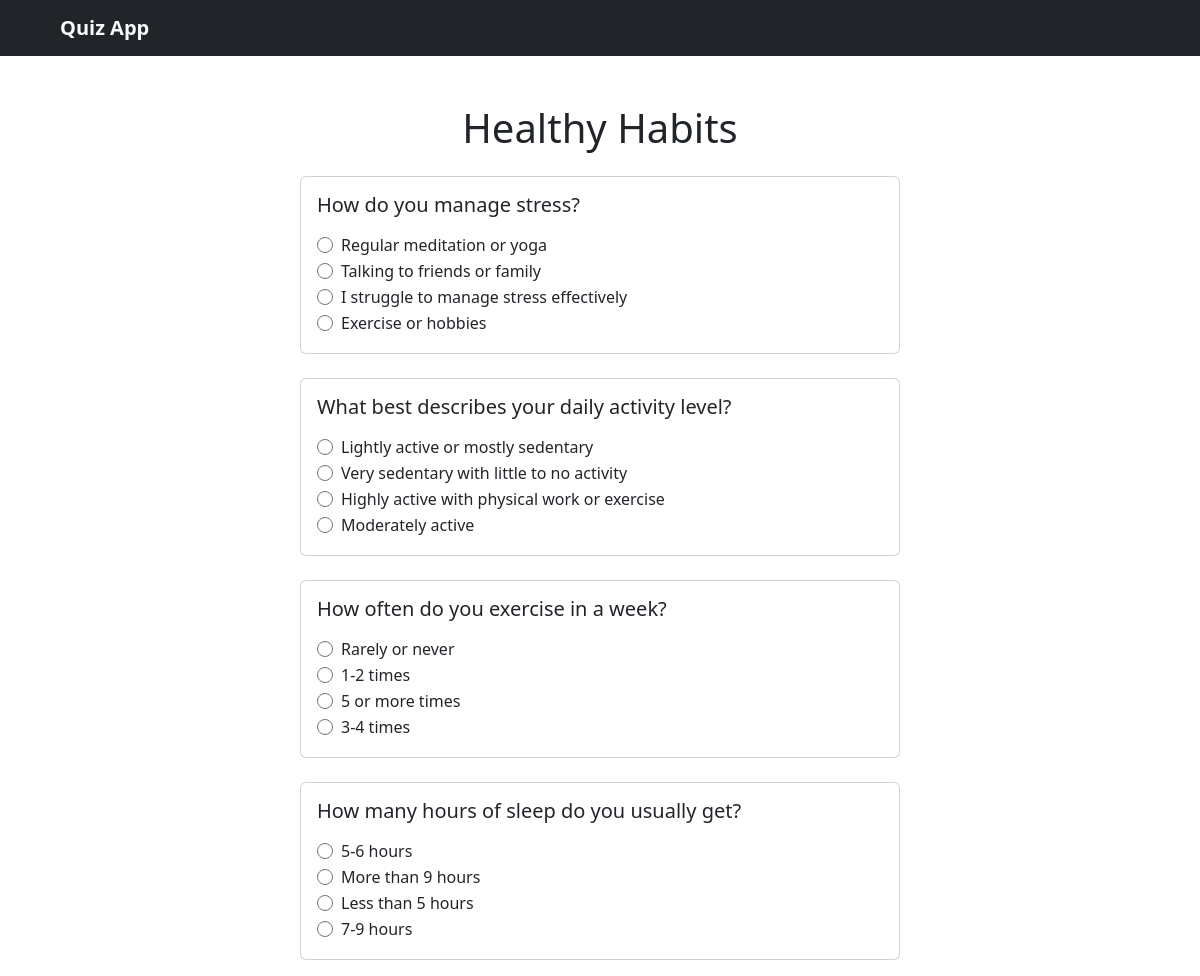
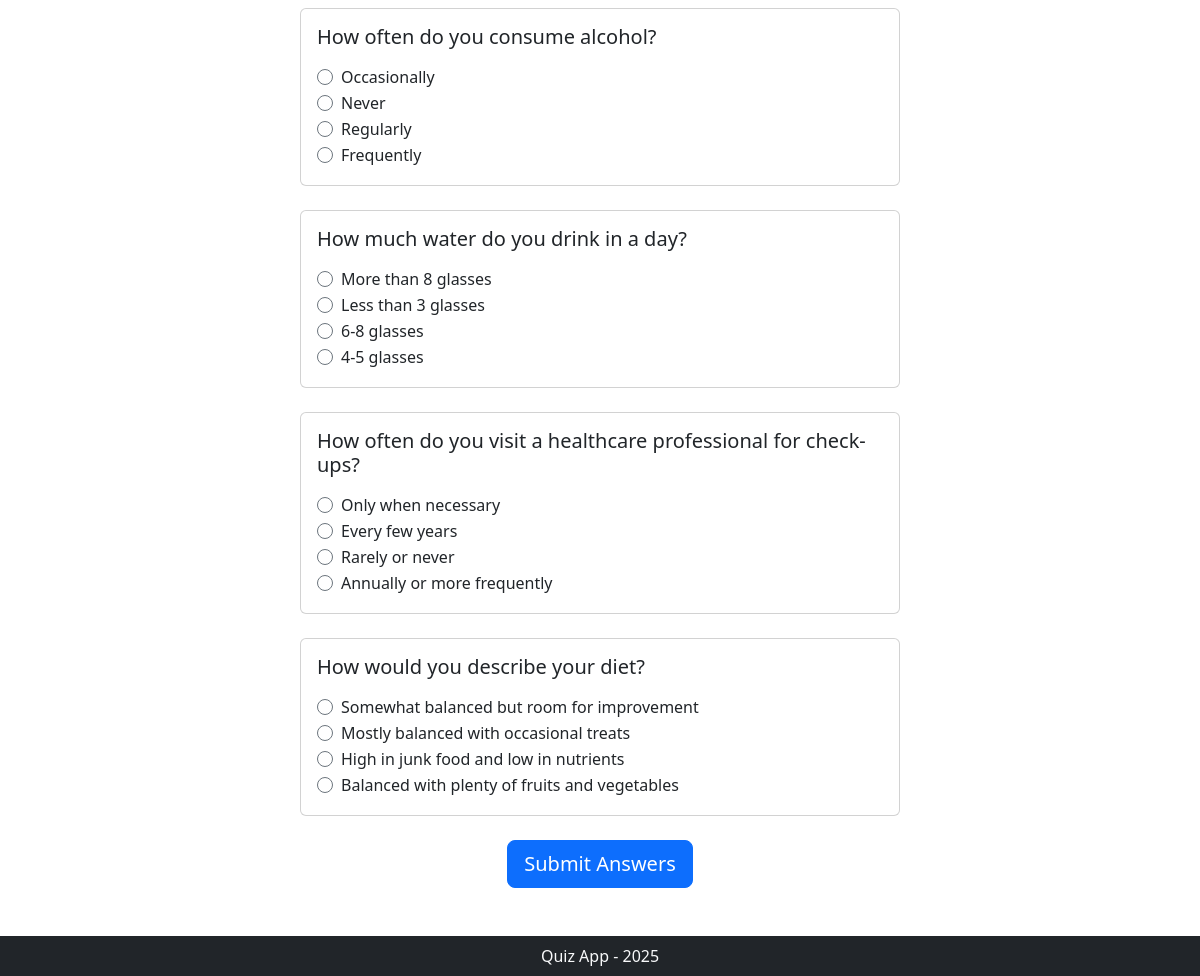
The app's page /quiz/ with its own data (2 pictures, top to bottom).
### QuizApp/models.py (models this page shows, shortened)
class Quiz(models.Model):
    title = models.CharField(max_length=200)

class Question(models.Model):
    quiz = models.ForeignKey(Quiz, on_delete=models.CASCADE, related_name='questions')
    text = models.CharField(max_length=500)

class Answer(models.Model):
    question = models.ForeignKey(Question, on_delete=models.CASCADE, related_name='answers')
    text = models.CharField(max_length=300)
    points = models.IntegerField(default=0)

### QuizApp/views.py (the view, shortened to what this page needs)
# urls.py: path('quiz/', appViews.quiz, name='quiz'),
def quiz(request):
    quiz_obj = Quiz.objects.first()
    questions = quiz_obj.questions.order_by('?')
    randomized_questions = []
    for question in questions:
        randomized_answers = question.answers.order_by('?')
        randomized_questions.append({
            'question': question,
            'answers': randomized_answers
        })
    return render(request, 'quiz.html', {'app_name': 'Quiz App', 'quiz': quiz_obj, 'questions': randomized_questions})

### QuizApp/templates/quiz.html (shortened to what this page needs)
{% extends 'base.html' %}
{% load static %}
{% block content %}
    <div class="container py-5">
        <div class="text-center mb-4">
            <h1>{{ quiz.title }}</h1>
        </div>
        <form method="POST" enctype="multipart/form-data" autocomplete="off">
            <div class="d-flex flex-column align-items-center">
                {% for question_data in questions %}
                    <div class="card mb-4" style="max-width: 600px; width: 100%;">
                        <div class="card-body">
                            <h5 class="card-title">{{ question_data.question.text }}</h5>
                            <div class="mt-3">
                                {% for answer in question_data.answers %}
                                    <div class="form-check">
                                        <input class="form-check-input border-secondary"
                                               type="radio"
                                               name="question_{{ question_data.question.id }}"
                                               value="{{ answer.id }}"
                                               id="answer_{{ answer.id }}_{{ forloop.counter }}"
                                               required
                                               autocomplete="off">
                                        <label class="form-check-label"
                                               for="answer_{{ answer.id }}_{{ forloop.counter }}">
                                            {{ answer.text }}
                                        </label>
                                    </div>
                                {% endfor %}
                            </div>
                        </div>
                    </div>
                {% endfor %}
                <button type="submit" class="btn btn-primary btn-lg">Submit Answers</button>
            </div>
        </form>
    </div>
{% endblock %}

### QuizApp/templates/base.html (shortened to what this page needs)
{% load static %}
<!DOCTYPE html>
<html class="h-100" lang="en">
<head>
    <link rel="stylesheet" href="{% static 'bootstrap/css/bootstrap.css' %}">
</head>
<body class="d-flex flex-column h-100">
<nav class="navbar bg-dark">
    <div class="container-fluid">
        <a class="navbar-brand text-light fw-bold ms-3 ms-md-5" href="{% url 'default' %}">{{ app_name }}</a>
    </div>
</nav>
{% block content %}
{% endblock %}
<footer class="text-center mt-auto bg-dark py-2">
    <p class="text-light mb-0">{{ app_name }} - {% now "Y" %}</p>
</footer>
</body>
</html>

### records on screen
Quiz: title "Healthy Habits"
Question: question.text "How do you manage stress?"
Answer: text "Regular meditation or yoga"
Answer: text "Talking to friends or family"
Answer: text "I struggle to manage stress effectively"
Answer: text "Exercise or hobbies"
Question: question.text "What best describes your daily activity level?"
Answer: text "Lightly active or mostly sedentary"
Answer: text "Very sedentary with little to no activity"
Answer: text "Highly active with physical work or exercise"
Answer: text "Moderately active"
Question: question.text "How often do you exercise in a week?"
Answer: text "Rarely or never"
Answer: text "1-2 times"
Answer: text "5 or more times"
Answer: text "3-4 times"
Question: question.text "How many hours of sleep do you usually get?"
Answer: text "5-6 hours"
Answer: text "More than 9 hours"
Answer: text "Less than 5 hours"
Answer: text "7-9 hours"
Question: question.text "How often do you consume alcohol?"
Answer: text "Occasionally"
Answer: text "Never"
Answer: text "Regularly"
Answer: text "Frequently"
Question: question.text "How much water do you drink in a day?"
Answer: text "More than 8 glasses"
Answer: text "Less than 3 glasses"
Answer: text "6-8 glasses"
Answer: text "4-5 glasses"
Question: question.text "How often do you visit a healthcare professional for check-ups?"
Answer: text "Only when necessary"
Answer: text "Every few years"
Answer: text "Rarely or never"
Answer: text "Annually or more frequently"
Question: question.text "How would you describe your diet?"
Answer: text "Somewhat balanced but room for improvement"
Answer: text "Mostly balanced with occasional treats"
Answer: text "High in junk food and low in nutrients"
Answer: text "Balanced with plenty of fruits and vegetables"

### other values on screen
{{ app_name }} "Quiz App"
